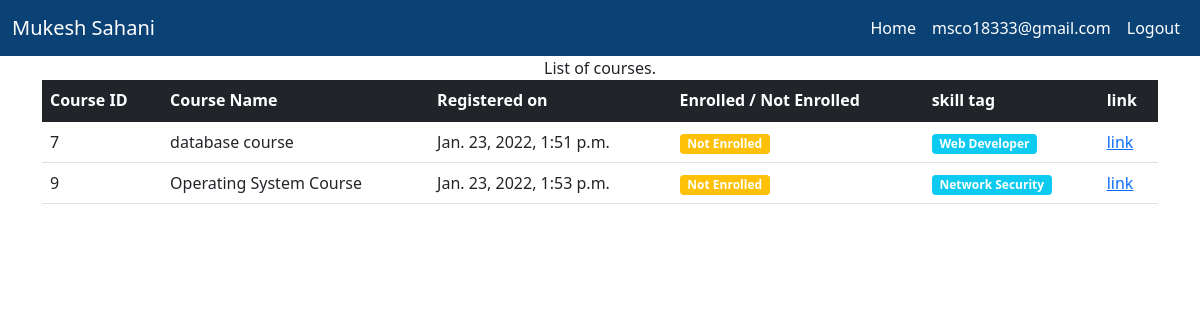
/student-domain/ (signed in), run on the app's committed database.
### user/models.py (models this page shows)
class profile(models.Model):
    user = models.OneToOneField(User,on_delete=models.CASCADE, related_name='profile')
    firstname=models.CharField(max_length=30,null=True)
    lastname=models.CharField(max_length=30,null=True)
    organisation = models.CharField(max_length=30,choices=[("Profesor", "Profesor"), ("Student", "Student")])
    semester = models.CharField(max_length=1,choices=[('1','1'),('2','2'),('3','3'),('4','4'),('5','5'),('6','6'),('7','7'),('8',
    '8')],null=True)
    passout_year=models.IntegerField(null=True)
    placement_year=models.IntegerField(null=True)
    branch=models.CharField(max_length=30,choices=[("CSE", "CSE"), ("CIVIL", "CIVIL"),("ECE", "ECE"),("MECH", "MECH")],null=True)

### course_system/models.py (models this page shows, shortened)
class CourseData(models.Model):
    course_id = models.AutoField(primary_key=True)
    course_name = models.CharField(max_length=255, blank=True)
    course_json_file = models.FileField(upload_to='documents/')
    uploaded_at = models.DateTimeField(auto_now_add=True)

class DomainData(models.Model):
    domain_name = models.CharField(max_length=100)

### student_panel/views.py (the view)
# urls.py: path('student-domain/', views.student_intrest_course_list,name="Dpopup")
@login_required
def student_intrest_course_list(request):
    context = {}
    course_map_list = list_course_student_preferece(request.user)
    print("-------------------------")
    print(course_map_list)
    print("---------------------------")
    context['course_map_list'] = course_map_list
    return render(request, 'student_panel/student_panel_interest_course.html',context)

### course_system/core.py (called while the page is built)
def find_text(input_text : str, target_str_list : list) -> bool:
    for target_str in target_str_list:
        if input_text.lower().find(target_str.lower()) != -1:
            return True
    return False

def get_tag_course(course_object : CourseData) -> list:
    tag_course_list = []
    skill_list = [ skill.domain_name for skill in DomainData.objects.all() ]
    for skill in skill_list:
        skill_word_data_object = SkillHotWords.objects.filter(skill_name = skill)
        skill_list_hot_words = [sk.hot_word for sk in skill_word_data_object]
        if skill_list_hot_words != []:
            print(skill_list_hot_words)
            skill_map_object = CourseSkillMap(course_json_extractor=CourseJSONdataExtractor(course_json_object=get_json_object_course(course_object)), skill_hot_work_list=skill_list_hot_words)
            if skill_map_object.is_required():
                tag_course_list.append(skill)
    print("-----------")
    print(tag_course_list)
    print("-----------")
    return tag_course_list

def get_student_tag_list(student_profile_object : profile):
    course_list_student = [course_data.course_id for course_data in CourseEnroll.objects.filter(student_id = User.objects.get(username = student_profile_object.user.username))]
    student_tag_list = []
    for course in course_list_student:
        student_tag_list.extend(get_tag_course(course_object = course))
    return student_tag_list

    def get_subject_name(self) -> str:
        return self.__subject_name

    def get_course_application(self) -> list:
        return self.__course_application

    def get_course_outcomes(self) -> list:
        return self.__course_outcomes

    def is_required(self) -> bool:
        subject_name = self.course_json_extractor.get_subject_name()
        if find_text(subject_name, self.skill_hot_word):
            return True
        application_list = self.course_json_extractor.get_course_application()
        for application in application_list:
            if find_text(application, self.skill_hot_word):
                return True
        outcomes_list = self.course_json_extractor.get_course_outcomes()
        for outcomes in outcomes_list:
            if find_text(outcomes, self.skill_hot_word):
                return True
        return False

### course_system/utils.py (called while the page is built)
def get_json_object_course(course : CourseData):
    return get_json_object(course.course_json_file)

### student_panel/core.py (called while the page is built)
def if_element_in(lst_1, lst_2):
    for ele in lst_1:
        if ele in lst_2:
            return True
    return False

### student_panel/templates/student_panel/student_panel_interest_course.html (shortened to what this page needs)
{% extends 'student_panel_basic.html' %}
{% load static %}
{% block body %}
    <div class="container">
        <center>
            List of courses.
        </center>
    </div>
    <div class="container">
        <table class="table">
            <thead class="table-dark">
                <th scope="col">
                    Course ID
                </th>
                <th scope="col">
                    Course Name
                </th>
                <th scope="col">
                    Registered on
                </th>
                <th scope="col">
                    Enrolled / Not Enrolled
                </th>
                <th scope="col">
                    skill tag
                </th>
                <th scope="link">
                    link
                </th>
            </thead>
            <tbody>
                {% for course_map in course_map_list %}
                <tr>
                    <td>
                        {{ course_map.course_data.course_id }}
                    </td>
                    <td>
                        {{ course_map.course_data.course_name }}
                    </td>
                    <td>
                        {{ course_map.course_data.uploaded_at }}
                    </td>
                    <td>
                        {% if course_map.enroll %}
                            <span class="badge bg-success">
                                Enroll
                            </span>
                        {% else %}
                            <span class="badge bg-warning">
                                Not Enrolled
                            </span>
                        {% endif %}
                    </td>
                    <td>
                        {% for tag in course_map.tag_list %}
                            <span class="badge bg-info">
                                {{ tag }}
                            </span>
                        {% endfor %}
                    </td>
                    <td>
                        <a href="/course/courseview/{{ course_map.course_data.course_id }}">link</a>
                    </td>
                </tr>
                {% endfor %}
            </tbody>
        </table>
    </div>
{% endblock %}

### student_panel/templates/student_panel_basic.html (shortened to what this page needs)
{% load static %}
<!doctype html>
<html lang="en">
  <head>
    <link href="https://cdn.jsdelivr.net/npm/bootstrap@5.1.3/dist/css/bootstrap.min.css" rel="stylesheet">
  </head>
  <body>
    <nav class="navbar navbar-expand-lg navbar-dark" style="background-color: #0a4275;">
      <div class="container-fluid">
        <a class="navbar-brand" href="#"> {{ request.user.profile.firstname }} {{ request.user.profile.lastname }}</a>
        <div style="justify-content: flex-end;" class="collapse navbar-collapse" id="navbarColor01">
          <ul class="navbar-nav mb-2 mb-lg-0">
            <li class="nav-item">
              <a class="nav-link active" aria-current="page" href="{% url 'home_page' %}">Home</a>
            </li>
            <li class="nav-item">
              <a class="nav-link active" href="#">{{ request.user.username }}</a>
            </li>
            <li class="nav-item">
              <a class="nav-link active" href="{% url 'Logout' %}">Logout</a>
            </li>
          </ul>
        </div>
      </div>
    </nav>
    {% block body %}
    {% endblock %}
  </body>
</html>

### data on the page
CourseData: course_data.course_id "7", course_data.course_name "database course", course_data.uploaded_at "Jan. 23, 2022, 1:51 p.m."
DomainData: tag_list "Web Developer"
CourseData: course_data.course_id "9", course_data.course_name "Operating System Course", course_data.uploaded_at "Jan. 23, 2022, 1:53 p.m."
DomainData: tag_list "Network Security"

### other printed values
{{ request.user.profile.firstname }} "Mukesh"
{{ request.user.profile.lastname }} "Sahani"
{{ request.user.username }} "msco18333@gmail.com"
